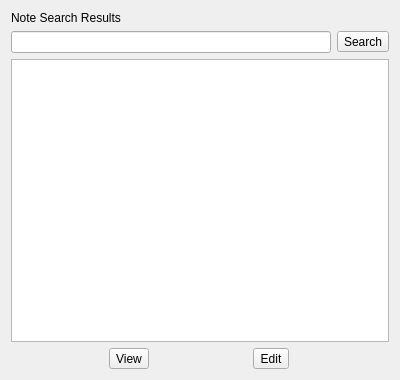
<?xml version="1.0" encoding="UTF-8"?>
<ui version="4.0">
 <class>NoteSearch</class>
 <widget class="QDialog" name="NoteSearch">
  <property name="geometry">
   <rect>
    <x>0</x>
    <y>0</y>
    <width>400</width>
    <height>380</height>
   </rect>
  </property>
  <property name="windowTitle">
   <string>Dialog</string>
  </property>
  <layout class="QVBoxLayout" name="verticalLayout">
   <item>
    <widget class="QLabel" name="lblResult">
     <property name="text">
      <string>Note Search Results</string>
     </property>
    </widget>
   </item>
   <item>
    <layout class="QHBoxLayout" name="horizontalLayout">
     <item>
      <widget class="QLineEdit" name="editSearch"/>
     </item>
     <item>
      <widget class="QToolButton" name="btnSearch">
       <property name="text">
        <string>Search</string>
       </property>
      </widget>
     </item>
    </layout>
   </item>
   <item>
    <widget class="QListWidget" name="listSearch"/>
   </item>
   <item>
    <layout class="QHBoxLayout" name="horizontalLayout_2">
     <item>
      <widget class="QToolButton" name="btnView">
       <property name="sizePolicy">
        <sizepolicy hsizetype="Fixed" vsizetype="Fixed">
         <horstretch>0</horstretch>
         <verstretch>0</verstretch>
        </sizepolicy>
       </property>
       <property name="text">
        <string>View</string>
       </property>
      </widget>
     </item>
     <item>
      <widget class="QToolButton" name="btnEdit">
       <property name="sizePolicy">
        <sizepolicy hsizetype="Fixed" vsizetype="Fixed">
         <horstretch>0</horstretch>
         <verstretch>0</verstretch>
        </sizepolicy>
       </property>
       <property name="text">
        <string>Edit</string>
       </property>
      </widget>
     </item>
    </layout>
   </item>
  </layout>
 </widget>
 <resources/>
 <connections/>
</ui>
